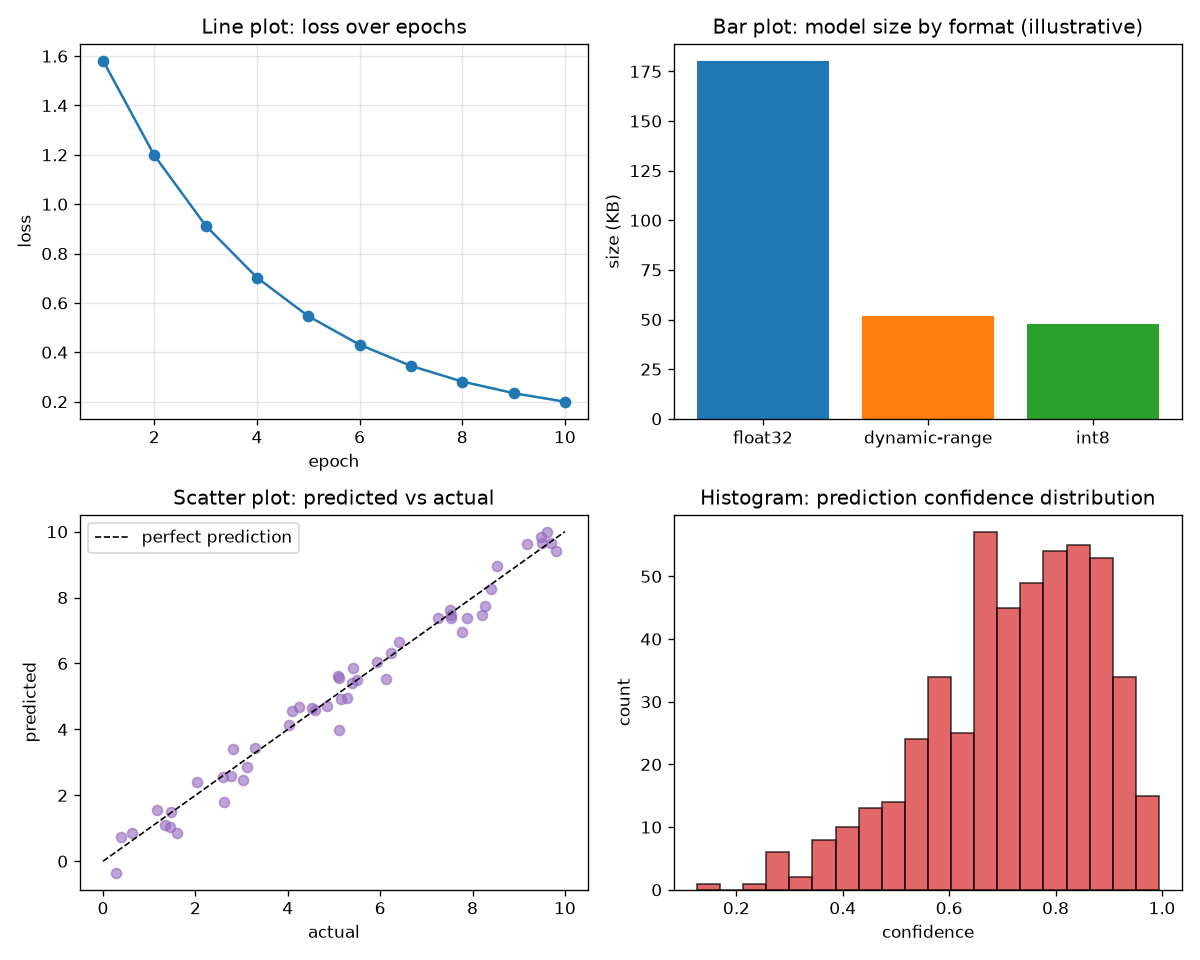

Write the Python code that produced this figure.
"""
Basic plot types: line, bar, scatter, histogram.

Why this matters: every one of these shows up later -- line for training
curves, bar for the size/latency/accuracy comparison chart, scatter for
predicted vs actual, histogram for confidence score distributions.
"""

import os
import numpy as np
import matplotlib.pyplot as plt

HERE = os.path.dirname(os.path.abspath(__file__))

fig, axes = plt.subplots(2, 2, figsize=(10, 8))

# --- Line plot: e.g. a metric over epochs ---
epochs = np.arange(1, 11)
loss = 2.0 * np.exp(-0.3 * epochs) + 0.1  # a plausible decaying loss curve
axes[0, 0].plot(epochs, loss, marker="o", color="tab:blue")
axes[0, 0].set_title("Line plot: loss over epochs")
axes[0, 0].set_xlabel("epoch")
axes[0, 0].set_ylabel("loss")
axes[0, 0].grid(True, alpha=0.3)

# --- Bar plot: e.g. model size comparison ---
model_names = ["float32", "dynamic-range", "int8"]
sizes_kb = [180, 52, 48]  # illustrative shape for this demo; real numbers come from tensorflow-lite/
axes[0, 1].bar(model_names, sizes_kb, color=["tab:blue", "tab:orange", "tab:green"])
axes[0, 1].set_title("Bar plot: model size by format (illustrative)")
axes[0, 1].set_ylabel("size (KB)")

# --- Scatter plot: e.g. predicted vs actual values ---
rng = np.random.default_rng(seed=1)
actual = rng.uniform(0, 10, 50)
predicted = actual + rng.normal(0, 0.5, 50)
axes[1, 0].scatter(actual, predicted, alpha=0.6, color="tab:purple")
axes[1, 0].plot([0, 10], [0, 10], "k--", linewidth=1, label="perfect prediction")
axes[1, 0].set_title("Scatter plot: predicted vs actual")
axes[1, 0].set_xlabel("actual")
axes[1, 0].set_ylabel("predicted")
axes[1, 0].legend()

# --- Histogram: e.g. distribution of confidence scores ---
confidences = rng.beta(5, 2, 500)  # skewed toward high confidence, realistic shape
axes[1, 1].hist(confidences, bins=20, color="tab:red", alpha=0.7, edgecolor="black")
axes[1, 1].set_title("Histogram: prediction confidence distribution")
axes[1, 1].set_xlabel("confidence")
axes[1, 1].set_ylabel("count")

fig.tight_layout()
out_path = os.path.join(HERE, "01_basic_plots.png")
fig.savefig(out_path, dpi=120)
print(f"Saved {out_path}")
